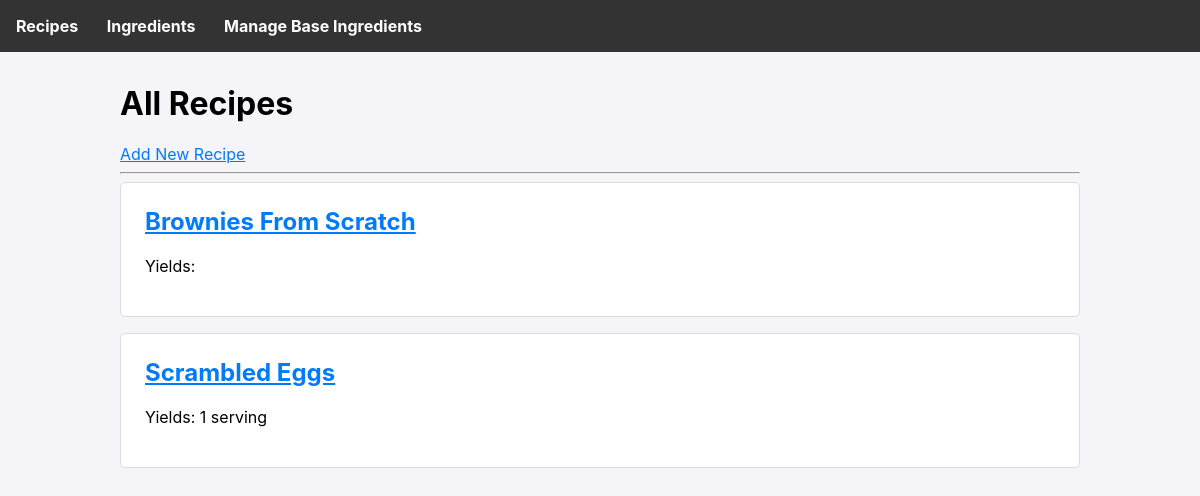
Before: / with the older database file.
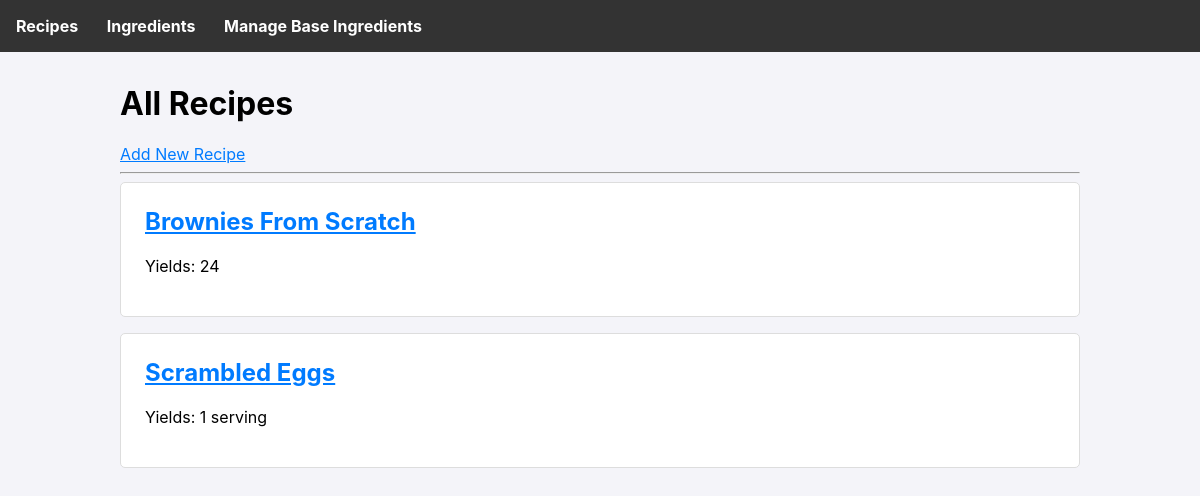
After: the same page with the newer database file.
### tables this page shows
CREATE TABLE recipes (
        id INTEGER PRIMARY KEY AUTOINCREMENT,
        name TEXT UNIQUE NOT NULL,
        preparation_instructions TEXT,
        bake_instructions TEXT,
        yield TEXT
    );

### app.py (the view)
@app.route('/')
def index():
    db = get_db()
    recipes = db.execute('SELECT * FROM recipes ORDER BY name').fetchall()
    return render_template('index.html', recipes=recipes)

### app.py (called while the page is built)
def get_db():
    if 'db' not in g:
        g.db = sqlite3.connect(DATABASE)
        g.db.row_factory = sqlite3.Row
    return g.db

### templates/index.html
{% extends 'base.html' %}
{% block content %}
    <h1>All Recipes</h1>
    <a href="{{ url_for('add_recipe') }}">Add New Recipe</a>
    <hr>
    {% for recipe in recipes %}
        <div class="card">
            <h2><a href="{{ url_for('recipe_detail', recipe_id=recipe.id) }}">{{ recipe.name }}</a></h2>
            <p>Yields: {{ recipe.yield }}</p>
        </div>
    {% else %}
        <p>No recipes found. Add one!</p>
    {% endfor %}
{% endblock %}

### templates/base.html (shortened to what this page needs)
<!doctype html>
<html lang="en">
<head>
</head>
<body>
    <nav>
        <a href="{{ url_for('index') }}">Recipes</a>
        <a href="{{ url_for('list_ingredients') }}">Ingredients</a>
        <a href="{{ url_for('list_base_ingredients') }}">Manage Base Ingredients</a>
    </nav>
    <div class="container">
        {% block content %}{% endblock %}
    </div>
</body>
</html>

### templates/base.html (style rules this page uses)
body { font-family: -apple-system, BlinkMacSystemFont, "Segoe UI", Roboto, "Helvetica Neue", Arial, sans-serif; margin: 0; background-color: #f4f4f9; }
nav { background-color: #333; padding: 1rem; }
nav a { color: white; text-decoration: none; margin-right: 1.5rem; font-weight: bold; }
.container { max-width: 960px; margin: 2rem auto; padding: 0 1rem; }
.card { background-color: white; border: 1px solid #ddd; border-radius: 5px; padding: 1.5rem; margin-bottom: 1rem; }
.card h2 { margin-top: 0; }
a { color: #007bff; }

Changed rows visible on the page:
changed recipes "Brownies From Scratch": yield (not shown) → "24"
